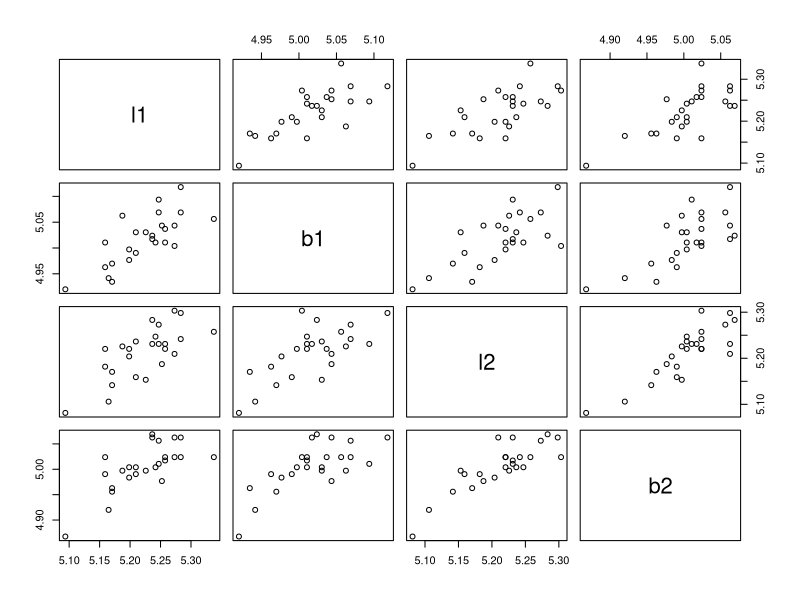
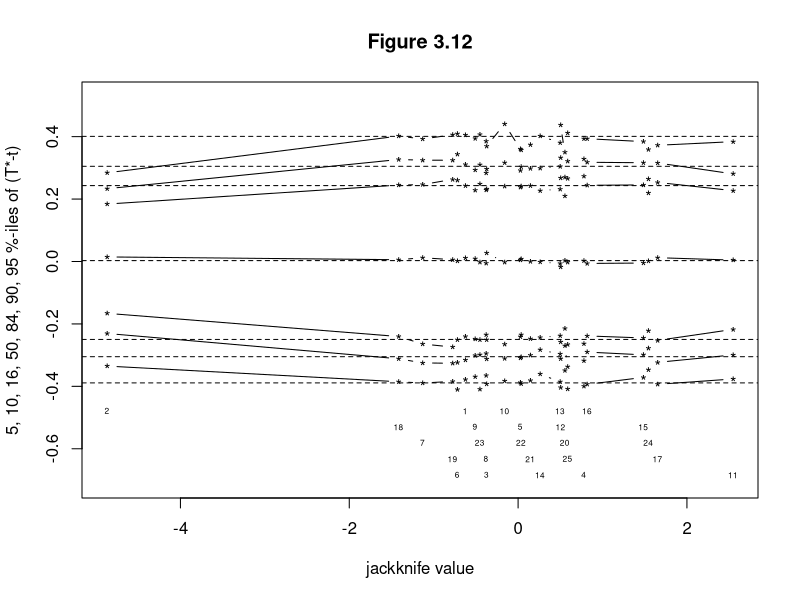
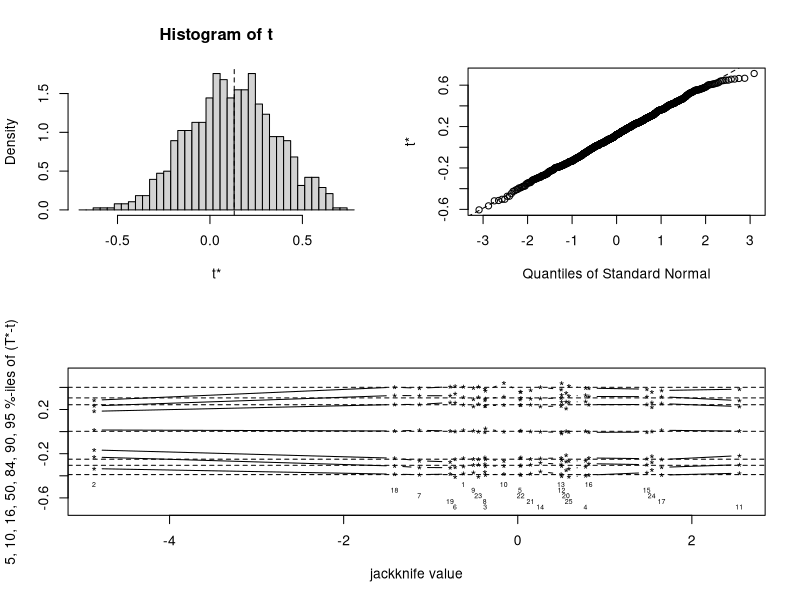
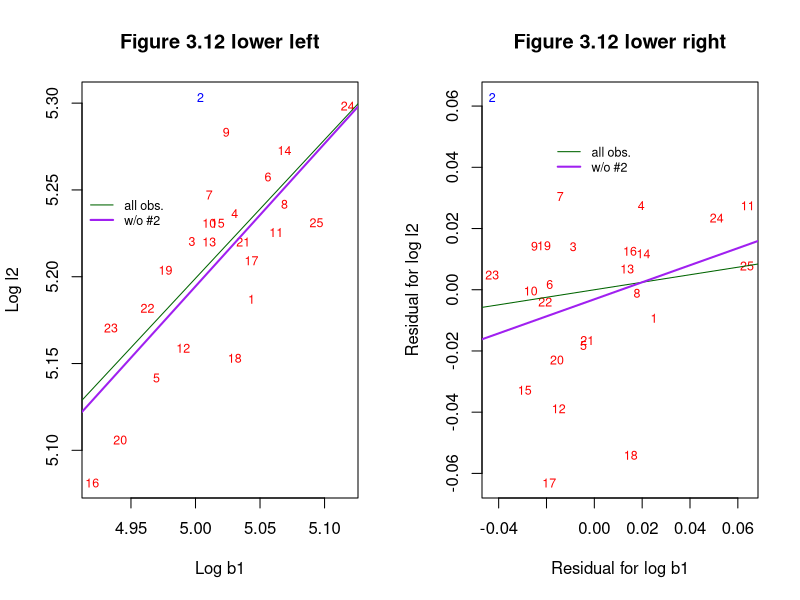
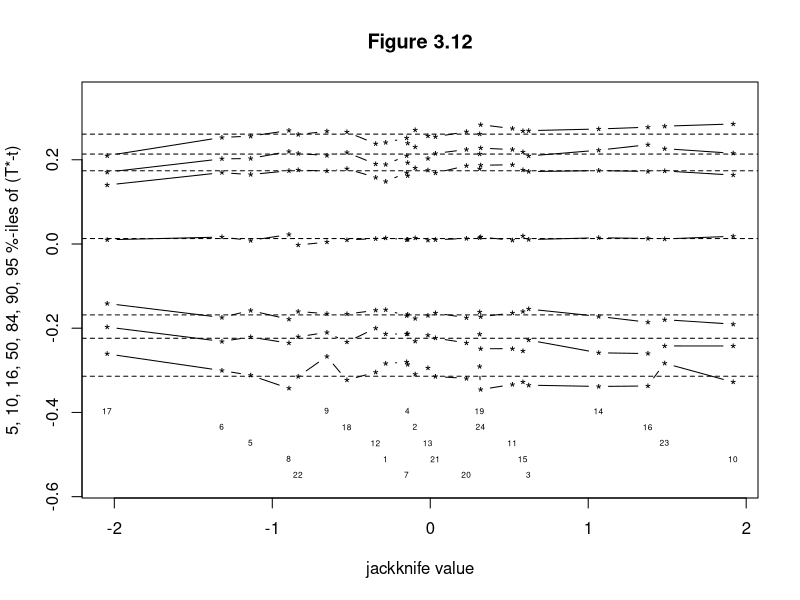
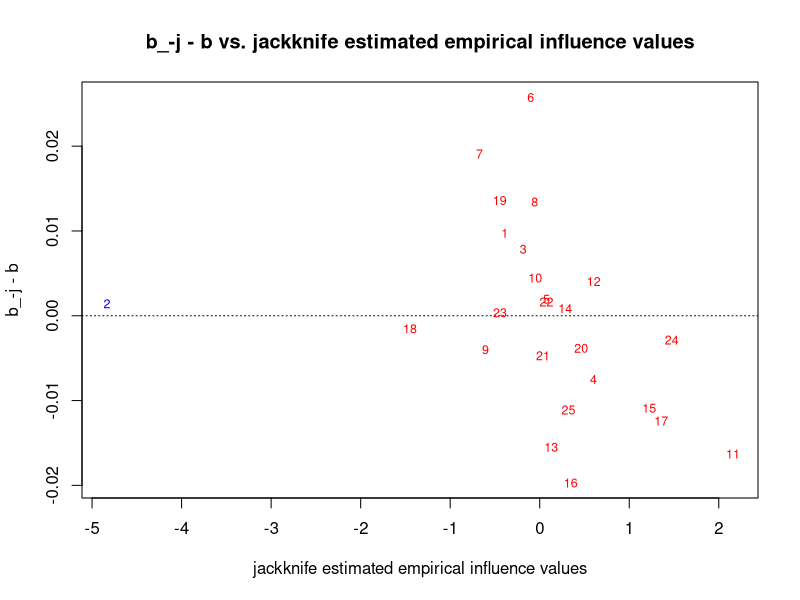
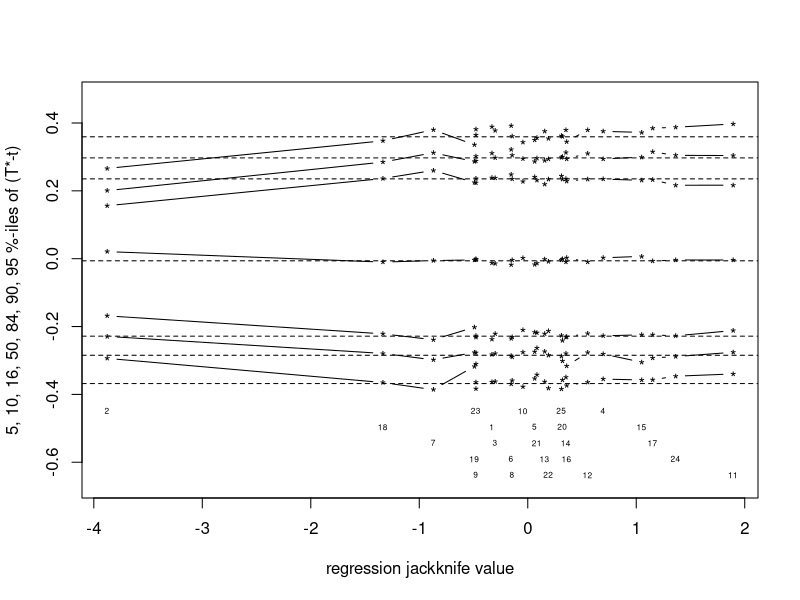

Reproduce these figures in R, in order.
#####################################################################
# NAME:  Chris Bilder                                               #
# DATE:  1-29-06                                                    #
# UPDATE:                                                           #
# PURPOSE: Example 3.24                                             #
#                                                                   #
# NOTES:                                                            #
#####################################################################

#####################################################################
#  Initial calculations

  library(boot)
  
  n<-nrow(frets)

  #Measurements in millimeters
  frets
  
  #Table 3.11 - They work on the log scale with no reasoning given
  cor.mat<-cor(log(frets))  
  cor.mat

  #Calculate the pairwise partial correlations using the cor2pcor function 
  #  Works with covariance or correlation matrix
  library(corpcor)
  cor2pcor(m = cor.mat)
  #cov(frets); cor2pcor(m = cov.mat)
 
  #Scatter plot matrix 
  pairs(log(frets))


#####################################################################
# Bootstrap calculations and top of Figure 3.12
 
  calc.t<-function(data, i) { 
    d<-data[i,]
    cor.mat<-cor(d) 
    part.cor<-cor2pcor(m = cor.mat)
    t<-part.cor[2,3]
    t 
  }
  
  #Test it
  calc.t(data = log(frets), i = 1:n)
 
  set.seed(8918)
  boot.res<-boot(data = log(frets), statistic = calc.t, R = 999, sim = "ordinary")
  boot.res
  
  jack.after.boot(boot.out = boot.res, index = 1, stinf = FALSE, main = "Figure 3.12")
  plot(x = boot.res, jack = TRUE, stinf = FALSE) #Gives same plot plus usual plots from plot(boot.res)

  #Why doesn't the jack.after.boot() function actually use the jackknife estimated empirical influence function values?
  #  Not sure - see the "J" element in the function for what is actually being computed.  If the jackknife values
  #  were calculated, this is what they would be:
  l.jack<-empinf(data = log(frets), statistic = calc.t, stype = "i", type = "jack")
  l.jack[order(l.jack)]
  order(l.jack)
  
  #Uses regression empirical influence values
  #jack.after.boot(boot.out = boot.res, index = 1, stinf = FALSE, main = "Figure 3.12", useJ = FALSE)

  #The empirical influence values can be supplied as well by the user - see the help for how 
  #  Figure 3.12 does say that the "infinitesimal jackknife" values are used - these are the
  #  empirical influence values




#####################################################################
# Bottom of Figure 3.12
  
  par(mfrow = c(1,2))
  
  #Left plot
  plot(x = log(frets$b1), y = log(frets$l2), type = "n", xlab = "Log b1", ylab = "Log l2", main = "Figure 3.12 lower left")
  text(x = log(frets$b1), y = log(frets$l2), labels = 1:n, cex = 0.75, col = c("red", "blue", rep("red", n-2)))
  abline(lm(formula = log(l2) ~ log(b1), data = frets), col = "darkgreen", lwd = 1)
  abline(lm(formula = log(l2) ~ log(b1), data = frets[-2,]), col = "purple", lwd = 2)
  legend(x = 4.91, y = 5.25, legend = c("all obs.", "w/o #2"), col=c("darkgreen", "purple"),
         lty = c(1, 1), lwd = c(1,2), bty="n", cex=0.75)

  #Right plot
  resid.log.b1<-lm(formula = log(b1) ~ log(b2) + log(l1), data = frets)$residuals
  resid.log.l2<-lm(formula = log(l2) ~ log(b2) + log(l1), data = frets)$residuals
  plot(x = resid.log.b1, y = resid.log.l2, type = "n", xlab = "Residual for log b1", ylab = "Residual for log l2", 
       main = "Figure 3.12 lower right")
  text(x = resid.log.b1, y = resid.log.l2, labels = 1:n, cex = 0.75, col = c("red", "blue", rep("red", n-2)))
  abline(lm(formula = resid.log.l2 ~ resid.log.b1), col = "darkgreen", lwd = 1)
  abline(lm(formula = resid.log.l2[-2] ~ resid.log.b1[-2]), col = "purple", lwd = 2)
  legend(x = -0.02, y = 0.05, legend = c("all obs.", "w/o #2"), col=c("darkgreen", "purple"),
         lty = c(1, 1), lwd = c(1,2), bty="n", cex=0.75)
  
  cor(resid.log.b1, resid.log.l2)  #Another way to think of the partial correlation
  
  
  
#################################################################################
#Examine what happens to the partial correlation and the bootstrap variance when #2 is removed 
#  P. 116 discusses these values so I reproduced them here

  set.seed(6871)
  boot.res.wo2<-boot(data = log(frets[-2,]), statistic = calc.t, R = 999, sim = "ordinary")
  boot.res.wo2
  par(mfrow = c(1,1))
  jack.after.boot(boot.out = boot.res.wo2, index = 1, stinf = FALSE, main = "Figure 3.12")
 


#################################################################################
# Plot of equation 3.41 vs. empirical influence values (estimated with jackknife)
#   This could be generalized better into a function for future use, but it works
#   for now with this specific problem.  Be careful with using it for other problems!
#   The code was inspired by examining the code in jack.after.boot().

  t.bar.j<-numeric(n)
  t.star.bar.j<-numeric(n)
  for (j in 1:n) {
    freq<-boot.array(boot.res) 
    values<-boot.res$t[freq[, j] == 0]  #This is the key part
    t.star.bar.j[j]<-mean(values)
    t.bar.j[j]<-calc.t(log(frets[-j,]))
  }

  #I am not including the n constant in equation 3.41
  bj.b<-t.star.bar.j - t.bar.j - (mean(boot.res$t) - boot.res$t0)

  l.jack<-empinf(data = log(frets), statistic = calc.t, stype = "i", type = "jack") 

  plot(x = l.jack, y = bj.b, type = "n", main = "b_-j - b vs. jackknife estimated empirical influence values", 
       xlab = "jackknife estimated empirical influence values", ylab = "b_-j - b", col = "red")
  abline(h=0, col = "black", lty = "dotted")
  text(x = l.jack, y = bj.b, labels = 1:n, cex = 0.75, col = c("red", "blue", rep("red", n-2)))




#####################################################################
#Code from the help on jack.after.boot()

  pcorr <- function( x )
  { 
  #  function to find the correlations and partial correlations between
  #  the four measurements.
     v <- cor(x)
     v.d <- diag(var(x))
     iv <- solve(v)
     iv.d <- sqrt(diag(iv))
     iv <- - diag(1/iv.d) %*% iv %*% diag(1/iv.d)
     q <- NULL
     n <- nrow(v)
     for (i in 1:(n-1)) 
          q <- rbind( q, c(v[i,1:i],iv[i,(i+1):n]) )
     q <- rbind( q, v[n,] )
     diag(q) <- round(diag(q))
     q
  }

  frets.fun <- function( data, i ) {
     d <- data[i,]
     v <- pcorr( d )
     c(v[1,],v[2,],v[3,],v[4,])
  }


  frets.boot <- boot(log(as.matrix(frets)), frets.fun, R=999)
  #  we will concentrate on the partial correlation between head breadth
  #  for the first son and head length for the second.  This is the 7th
  #  element in the output of frets.fun so we set index=7
  jack.after.boot(frets.boot,useJ=FALSE,stinf=FALSE,index=7)
